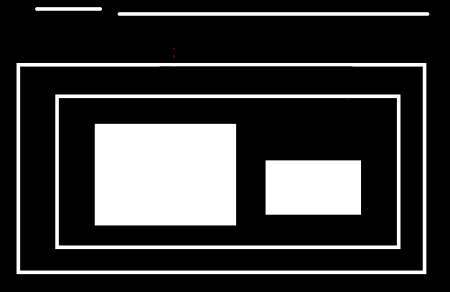
#> input picture cwd/hierarchy_1.png, 450 x 292 px, found by its file name
$ python 15-contours-hierarchy.py   (older library calls are emulated)
#> lines starting #> are read from the running program, lines starting #| are printed output that depends on the picture; after the words box and inside, x2 and y2 are one past the last pixel; in counts of white or black regions, pixels touching at a corner belong together
import numpy as np
import cv2 as cv
import matplotlib.pyplot as plt

# read
img = cv.imread('hierarchy_1.png', cv.IMREAD_COLOR)
#> img is the input picture: shape (292, 450, 3); mean B, G, R 55.9, 55.9, 55.9
gray = cv.cvtColor(img, cv.COLOR_BGR2GRAY)
img = cv.cvtColor(img, cv.COLOR_BGR2RGB)

# threshold
ret, thresh = cv.threshold(gray, 127, 255, 0)
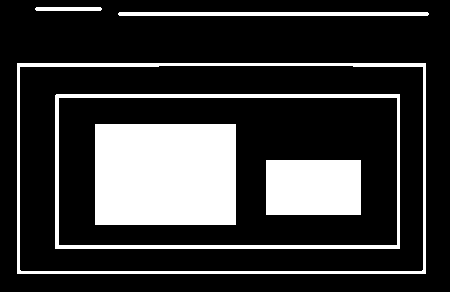
#> thresh: shape (292, 450); 21.8% white; 6 white regions, box (x1, y1, x2, y2) and area: (95, 124, 236, 225) 14241, (266, 160, 361, 215) 5225, (17, 63, 426, 274) 3895, (55, 94, 400, 249) 3788, (118, 12, 429, 16) 1240, (35, 7, 102, 11) 264

# find contours
enums = (cv.RETR_LIST, cv.RETR_TREE, cv.RETR_EXTERNAL, cv.RETR_CCOMP)
titles = ["cv.RETR_LIST", "cv.RETR_TREE", "cv.RETR_EXTERNAL", "cv.RETR_CCOMP"]
for idx, enum in enumerate(enums):
    ret_img, contours, hierarchy = cv.findContours(thresh, enum, cv.CHAIN_APPROX_SIMPLE)
    print("hierarchy: \n", hierarchy, "\n")
    n = len(contours)
    con_img = img.copy()
    for i in range(n):
        cv.drawContours(con_img, contours, i, (255, 0, 0), 2)
    plt.subplot(2, 2, idx+1)
    plt.imshow(con_img)
    plt.title(titles[idx])
#> this loop made 4 passes
#> n on passes 1 to 4: 8, 8, 3, 8
#> (printed output is left out)
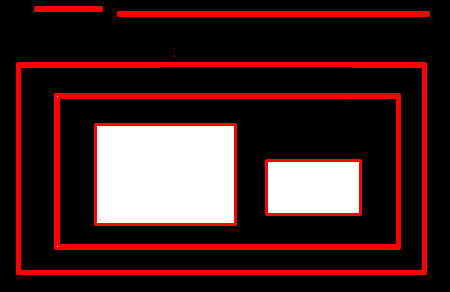
#> con_img: shape (292, 450, 3); mean R, G, B 67.2, 34.8, 34.8
plt.show()
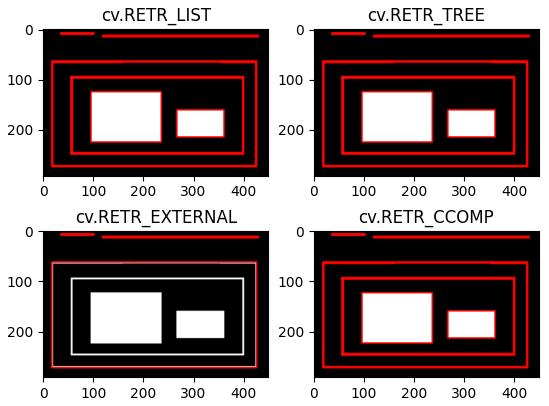
#> figure drawn by matplotlib, 4 panels

$ run again, with cwd/hierarchy_2.png copied over cwd/hierarchy_1.png
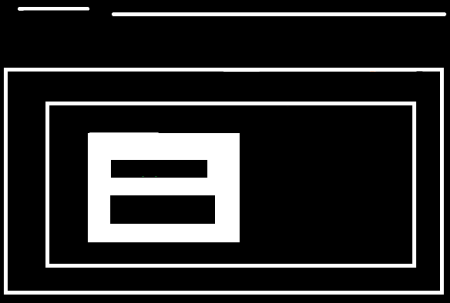
#> input picture cwd/hierarchy_2.png, 450 x 303 px, found by its file name
#> img is the input picture: shape (303, 450, 3); mean B, G, R 42.3, 42.3, 42.3
#> `ret, thresh = cv.threshold(gray, 127, 255, 0)`:
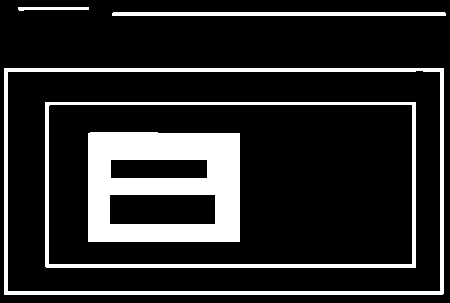
#> thresh: shape (303, 450); 16.5% white; 5 white regions, box (x1, y1, x2, y2) and area: (88, 132, 240, 242) 11863, (4, 68, 444, 295) 5264, (45, 102, 416, 268) 3869, (112, 12, 446, 16) 1334, (18, 7, 89, 11) 218
#> the loop `for idx, enum in enumerate(enums):` made 4 passes
#> n on passes 1 to 4: 9, 9, 3, 9
#> (printed output is left out)
#> `plt.show()`:
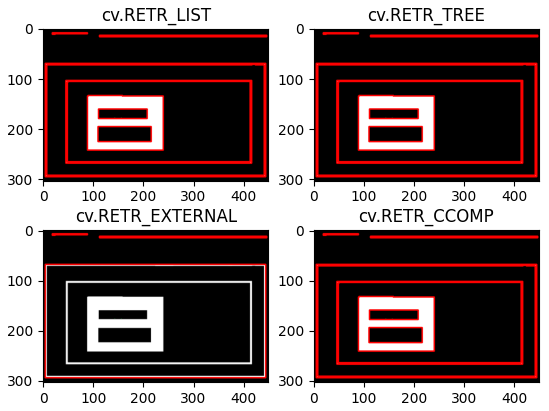
#> figure drawn by matplotlib, 4 panels
